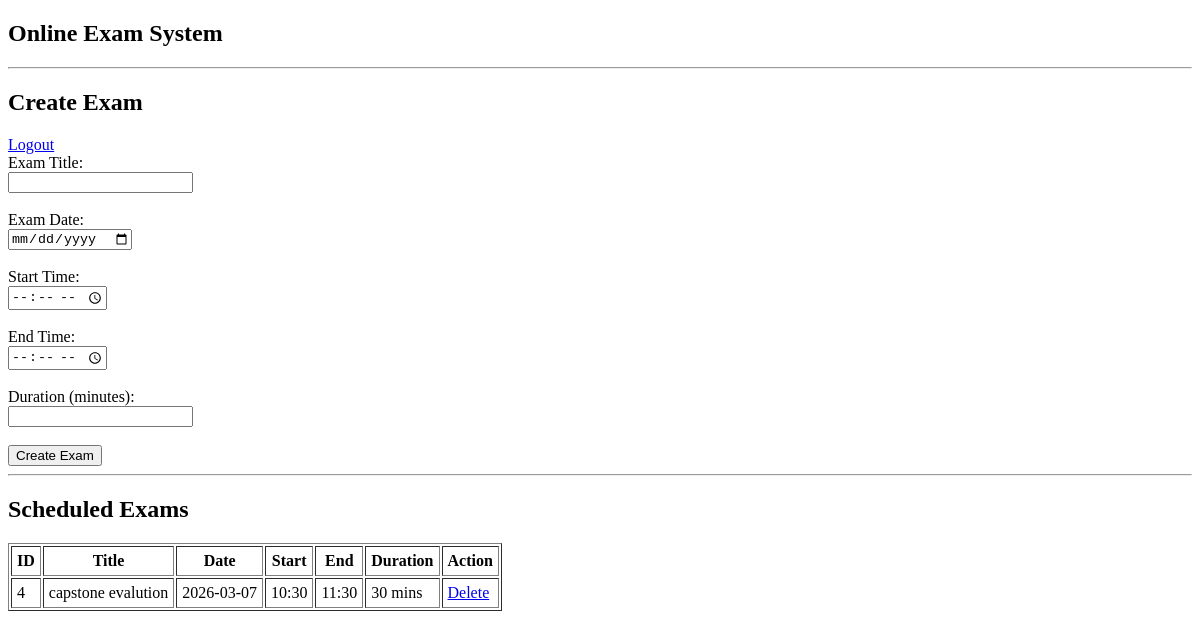
Page /admin-dashboard (signed in) on the earlier database version.
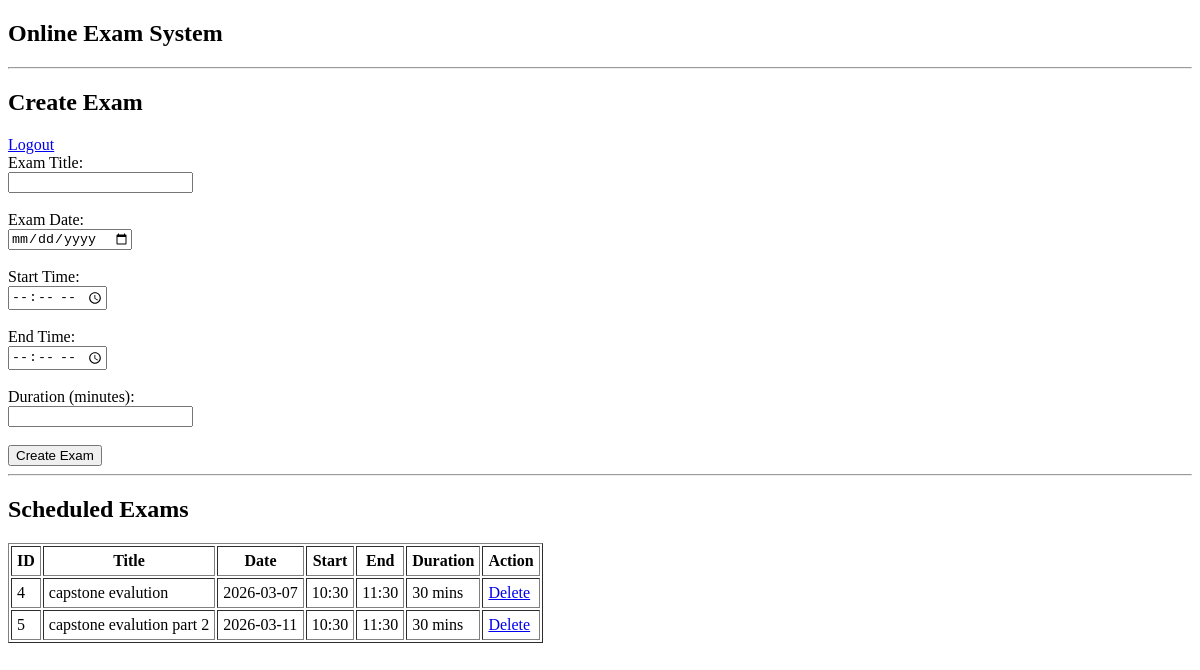
Same page on the later database version.
### tables this page shows
CREATE TABLE exams (
            id INTEGER PRIMARY KEY AUTOINCREMENT,
            title TEXT NOT NULL,
            exam_date TEXT NOT NULL,
            start_time TEXT NOT NULL,
            end_time TEXT NOT NULL,
            duration INTEGER NOT NULL
        );

### app.py (the view)
@app.route("/admin-dashboard")
def admin_dashboard():
    if session.get("role") != "admin":
        return redirect("/")
    conn = sqlite3.connect("database.db")
    conn.row_factory = sqlite3.Row
    exams = conn.execute("""
        SELECT * FROM exams
        ORDER BY exam_date ASC, start_time ASC
    """).fetchall()
    conn.close()
    return render_template("admin_dashboard.html", exams=exams)

### templates/admin_dashboard.html
{% extends "layout.html" %}
{% block body %}
<h2>Create Exam</h2>
<a href="/logout">Logout</a>
<form method="POST" action="/create-exam">
    <label>Exam Title:</label><br>
    <input type="text" name="title" required><br><br>
    <label>Exam Date:</label><br>
    <input type="date" name="exam_date" required><br><br>
    <label>Start Time:</label><br>
    <input type="time" name="start_time" required><br><br>
    <label>End Time:</label><br>
    <input type="time" name="end_time" required><br><br>
    <label>Duration (minutes):</label><br>
    <input type="number" name="duration" required><br><br>
    <button type="submit">Create Exam</button>
</form>
<hr>
<h2>Scheduled Exams</h2>
<table border="1" cellpadding="5">
    <tr>
        <th>ID</th>
        <th>Title</th>
        <th>Date</th>
        <th>Start</th>
        <th>End</th>
        <th>Duration</th>
        <th>Action</th>
    </tr>
    {% for exam in exams %}
    <tr>
        <td>{{ exam['id'] }}</td>
        <td>{{ exam['title'] }}</td>
        <td>{{ exam['exam_date'] }}</td>
        <td>{{ exam['start_time'] }}</td>
        <td>{{ exam['end_time'] }}</td>
        <td>{{ exam['duration'] }} mins</td>
        <td>
            <a href="/delete-exam/{{ exam['id'] }}">Delete</a>
        </td>
    </tr>
    {% endfor %}
</table>
{% endblock %}

### templates/layout.html (shortened to what this page needs)
<!DOCTYPE html>
<html>
<head>
</head>
<body>
    <h2>Online Exam System</h2>
    <hr>
    {% block body %}
    {% endblock %}
</body>
</html>

Differences in the rows shown:
added exams: id "5", title "capstone evalution part 2", exam_date "2026-03-11", start_time "10:30", end_time "11:30", duration "30"
